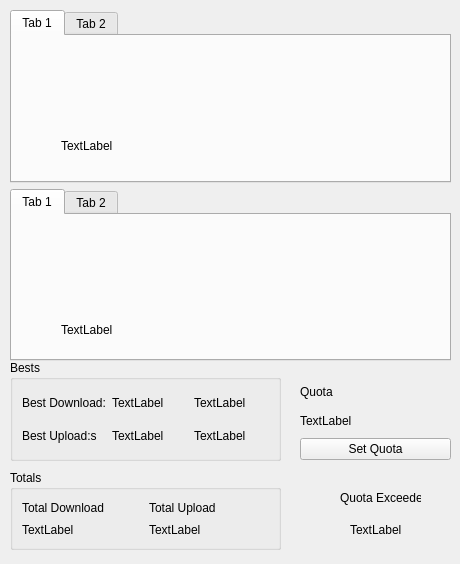
<?xml version="1.0" encoding="UTF-8"?>
<ui version="4.0">
 <class>systray</class>
 <widget class="QWidget" name="systray">
  <property name="geometry">
   <rect>
    <x>0</x>
    <y>0</y>
    <width>460</width>
    <height>564</height>
   </rect>
  </property>
  <property name="windowTitle">
   <string>Form</string>
  </property>
  <widget class="QWidget" name="verticalLayoutWidget">
   <property name="geometry">
    <rect>
     <x>300</x>
     <y>380</y>
     <width>151</width>
     <height>80</height>
    </rect>
   </property>
   <layout class="QVBoxLayout" name="verticalLayout_2">
    <item>
     <widget class="QLabel" name="label_5">
      <property name="text">
       <string>Quota</string>
      </property>
     </widget>
    </item>
    <item>
     <widget class="QLabel" name="kota">
      <property name="text">
       <string>TextLabel</string>
      </property>
     </widget>
    </item>
    <item>
     <widget class="QPushButton" name="setKota">
      <property name="text">
       <string>Set Quota</string>
      </property>
     </widget>
    </item>
   </layout>
  </widget>
  <widget class="QGroupBox" name="groupBox">
   <property name="geometry">
    <rect>
     <x>10</x>
     <y>470</y>
     <width>271</width>
     <height>80</height>
    </rect>
   </property>
   <property name="title">
    <string>Totals</string>
   </property>
   <layout class="QGridLayout" name="gridLayout_4">
    <item row="0" column="0">
     <layout class="QGridLayout" name="gridLayout_3">
      <property name="rightMargin">
       <number>0</number>
      </property>
      <item row="1" column="2">
       <widget class="QLabel" name="upT">
        <property name="text">
         <string>TextLabel</string>
        </property>
       </widget>
      </item>
      <item row="1" column="1">
       <widget class="QLabel" name="downT">
        <property name="text">
         <string>TextLabel</string>
        </property>
       </widget>
      </item>
      <item row="0" column="2">
       <widget class="QLabel" name="label_4">
        <property name="text">
         <string>Total Upload</string>
        </property>
       </widget>
      </item>
      <item row="0" column="1">
       <widget class="QLabel" name="label_3">
        <property name="text">
         <string>Total Download</string>
        </property>
       </widget>
      </item>
     </layout>
    </item>
   </layout>
  </widget>
  <widget class="QGroupBox" name="groupBox_2">
   <property name="geometry">
    <rect>
     <x>10</x>
     <y>360</y>
     <width>271</width>
     <height>101</height>
    </rect>
   </property>
   <property name="title">
    <string>Bests</string>
   </property>
   <layout class="QHBoxLayout" name="horizontalLayout">
    <item>
     <layout class="QGridLayout" name="gridLayout_2">
      <item row="0" column="0">
       <widget class="QLabel" name="label">
        <property name="text">
         <string>Best Download:</string>
        </property>
       </widget>
      </item>
      <item row="0" column="1">
       <widget class="QLabel" name="bestdown">
        <property name="text">
         <string>TextLabel</string>
        </property>
       </widget>
      </item>
      <item row="1" column="0">
       <widget class="QLabel" name="label_2">
        <property name="text">
         <string>Best Upload:s</string>
        </property>
       </widget>
      </item>
      <item row="0" column="2">
       <widget class="QLabel" name="downbadge">
        <property name="text">
         <string>TextLabel</string>
        </property>
       </widget>
      </item>
      <item row="1" column="1">
       <widget class="QLabel" name="bestup">
        <property name="text">
         <string>TextLabel</string>
        </property>
       </widget>
      </item>
      <item row="1" column="2">
       <widget class="QLabel" name="upbadge">
        <property name="text">
         <string>TextLabel</string>
        </property>
       </widget>
      </item>
     </layout>
    </item>
   </layout>
  </widget>
  <widget class="QLabel" name="kotagecme">
   <property name="geometry">
    <rect>
     <x>350</x>
     <y>520</y>
     <width>51</width>
     <height>20</height>
    </rect>
   </property>
   <property name="text">
    <string>TextLabel</string>
   </property>
  </widget>
  <widget class="QLabel" name="label_6">
   <property name="geometry">
    <rect>
     <x>340</x>
     <y>490</y>
     <width>81</width>
     <height>16</height>
    </rect>
   </property>
   <property name="text">
    <string>Quota Exceeded</string>
   </property>
  </widget>
  <widget class="QWidget" name="layoutWidget">
   <property name="geometry">
    <rect>
     <x>10</x>
     <y>10</y>
     <width>441</width>
     <height>351</height>
    </rect>
   </property>
   <layout class="QVBoxLayout" name="verticalLayout">
    <item>
     <widget class="QTabWidget" name="tabWidget">
      <widget class="QWidget" name="tab">
       <attribute name="title">
        <string>Tab 1</string>
       </attribute>
       <layout class="QHBoxLayout" name="horizontalLayout_3">
        <item>
         <widget class="QCustomPlot" name="dgraph" native="true">
          <widget class="QLabel" name="down">
           <property name="geometry">
            <rect>
             <x>40</x>
             <y>90</y>
             <width>61</width>
             <height>21</height>
            </rect>
           </property>
           <property name="text">
            <string>TextLabel</string>
           </property>
          </widget>
          <zorder>down</zorder>
          <zorder>tabWidget</zorder>
         </widget>
        </item>
       </layout>
       <zorder>dgraph</zorder>
       <zorder>layoutWidget</zorder>
       <zorder>dgraph</zorder>
      </widget>
      <widget class="QWidget" name="tab_2">
       <attribute name="title">
        <string>Tab 2</string>
       </attribute>
      </widget>
     </widget>
    </item>
    <item>
     <widget class="QTabWidget" name="tabWidget_2">
      <widget class="QWidget" name="tab_3">
       <attribute name="title">
        <string>Tab 1</string>
       </attribute>
       <layout class="QHBoxLayout" name="horizontalLayout_2">
        <item>
         <widget class="QCustomPlot" name="customPlot" native="true">
          <widget class="QLabel" name="up">
           <property name="geometry">
            <rect>
             <x>40</x>
             <y>90</y>
             <width>61</width>
             <height>31</height>
            </rect>
           </property>
           <property name="text">
            <string>TextLabel</string>
           </property>
          </widget>
         </widget>
        </item>
       </layout>
      </widget>
      <widget class="QWidget" name="tab_4">
       <attribute name="title">
        <string>Tab 2</string>
       </attribute>
      </widget>
     </widget>
    </item>
   </layout>
  </widget>
 </widget>
 <customwidgets>
  <customwidget>
   <class>QCustomPlot</class>
   <extends>QWidget</extends>
   <header location="global">qcustomplot.h</header>
   <container>1</container>
  </customwidget>
 </customwidgets>
 <resources/>
 <connections/>
</ui>
